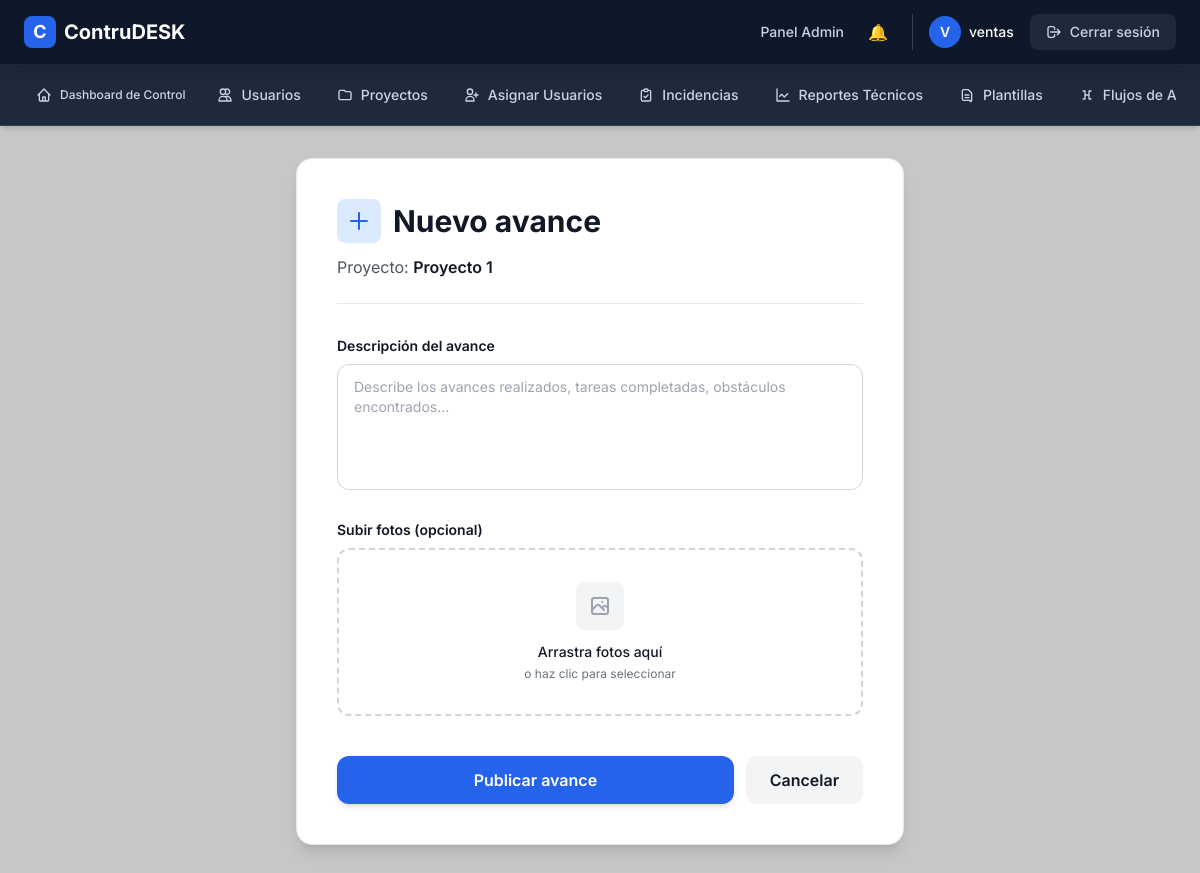
The app's page /miembro/proyecto/1/avances/nuevo (signed in) with its own data.
### app/models.py (models this page shows, shortened)
class AdminUser(UserMixin, db.Model):
    __tablename__ = "admin_users"
    id = db.Column(db.Integer, primary_key=True)
    nombre = db.Column(db.String(120), nullable=False)
    email = db.Column(db.String(120), unique=True, nullable=False)
    password_hash = db.Column(db.String(255), nullable=False)
    roles = db.relationship('Role', secondary='user_roles', backref=db.backref('users', lazy='dynamic'))
    def has_role(self, role_name):
        return any(role.name == role_name for role in self.roles)
    @property
    def is_authenticated(self):
        return True

class Project(db.Model):
    __tablename__ = 'projects'
    id = db.Column(db.Integer, primary_key=True)
    name = db.Column(db.String(128), nullable=False)
    description = db.Column(db.Text)
    start_date = db.Column(db.DateTime, default=datetime.utcnow)
    end_date = db.Column(db.DateTime)
    progress = db.Column(db.Integer, default=0)
    status = db.Column(db.String(50), default='activo')  # Ej: activo, suspendido, finalizado
    archived = db.Column(db.Boolean, default=False)  # Indicador de archivo
    admin_comment = db.Column(db.Text)
    total_budget = db.Column(db.Float, default=0.0)
    budget_file = db.Column(db.String(255))
    schedule_file = db.Column(db.String(255))
    creator_id = db.Column(db.Integer, db.ForeignKey('admin_users.id'), nullable=False)
    creator = db.relationship('AdminUser', backref='created_projects')

### app/routes/miembro.py (the view, shortened to what this page needs)
@miembro_bp.route('/proyecto/<int:project_id>/avances/nuevo', methods=['GET', 'POST'])
@login_required
def nuevo_avance(project_id):
    project = Project.query.get_or_404(project_id)
    form = ProgressForm()
    return render_template("miembro/nuevo_avance.html", form=form, project=project)

### app/forms.py
class ProgressForm(FlaskForm):
    description = TextAreaField("Descripción del avance", validators=[DataRequired()])
    photos = MultipleFileField("Subir fotos (opcional)")
    submit = SubmitField("Guardar avance")

### app/templates/miembro/nuevo_avance.html (shortened to what this page needs)
{% extends "layout.html" %}
{% block content %}
<div class="min-h-screen py-8">
    <div class="container mx-auto px-4 sm:px-6 lg:px-8 max-w-2xl">
        <div class="bg-white rounded-2xl shadow-lg border border-gray-200 p-6 sm:p-8 lg:p-10">
            <div class="mb-8 pb-6 border-b border-gray-200">
                <div class="flex items-center gap-3 mb-3">
                    <div class="p-2.5 bg-blue-100 rounded-lg">
                        <svg class="w-6 h-6 text-blue-600" fill="none" stroke="currentColor" viewBox="0 0 24 24">
                            <path stroke-linecap="round" stroke-linejoin="round" stroke-width="2" d="M12 4v16m8-8H4"/>
                        </svg>
                    </div>
                    <h2 class="text-2xl sm:text-3xl font-bold text-gray-900">Nuevo avance</h2>
                </div>
                <p class="text-gray-600 text-sm sm:text-base">Proyecto: <span class="font-semibold text-gray-900">{{ project.name }}</span></p>
            </div>
            <form method="POST" enctype="multipart/form-data" class="space-y-6">
                <div>
                    <label class="block text-sm font-semibold text-gray-900 mb-2">
                        {{ form.description.label.text }}
                    </label>
                    {{ form.description(class="w-full px-4 py-3 text-sm border border-gray-300 rounded-xl focus:outline-none focus:border-blue-500 focus:ring-2 focus:ring-blue-500 focus:ring-opacity-20 transition-all duration-200 resize-none", rows="5", placeholder="Describe los avances realizados, tareas completadas, obstáculos encontrados...") }}
                </div>
                <div>
                    <label class="block text-sm font-semibold text-gray-900 mb-2">
                        {{ form.photos.label.text }}
                    </label>
                    <div id="dropZone" class="relative border-2 border-dashed border-gray-300 rounded-xl p-6 sm:p-8 text-center hover:border-blue-400 hover:bg-blue-50/30 transition-all duration-200 cursor-pointer group">
                        <div class="flex flex-col items-center">
                            <div class="p-3 bg-gray-100 rounded-lg mb-3 group-hover:bg-blue-100 transition-colors">
                            </div>
                            <p class="text-sm font-medium text-gray-900">Arrastra fotos aquí</p>
                            <p class="text-xs text-gray-500 mt-1">o haz clic para seleccionar</p>
                        </div>
                    </div>
                </div>
                <div class="flex gap-3 pt-4">
                    <button type="submit" class="flex-1 py-3 px-4 bg-blue-600 hover:bg-blue-700 text-white font-semibold rounded-xl shadow-md hover:shadow-lg transition-all duration-200 focus:outline-none focus:ring-2 focus:ring-blue-500 focus:ring-offset-2 text-sm sm:text-base">
                        Publicar avance
                    </button>
                    <a href="javascript:history.back()" class="py-3 px-6 bg-gray-100 hover:bg-gray-200 text-gray-900 font-semibold rounded-xl transition-all duration-200 text-sm sm:text-base">
                        Cancelar
                    </a>
                </div>
            </form>
        </div>
    </div>
</div>
{% endblock %}

### app/templates/layout.html (shortened to what this page needs)
<!DOCTYPE html>
<html lang="es">
<head>
  <script src="https://cdn.tailwindcss.com"></script>
</head>
<body class="min-h-screen flex flex-col">
  <header class="w-full bg-slate-900 border-b border-slate-800 sticky top-0 z-50 shadow-lg">
    <div class="max-w-full mx-auto px-3 sm:px-4 lg:px-6">
      <div class="flex items-center justify-between h-16">
        <a href="{{ url_for('main.index') }}" class="flex items-center gap-2 group">
          <div class="w-8 h-8 bg-blue-600 rounded-lg flex items-center justify-center group-hover:bg-blue-700 transition-colors">
            <span class="text-white font-bold text-lg">C</span>
          </div>
          <span class="text-xl font-bold text-white hidden sm:inline">
            ContruDESK
          </span>
        </a>
        <nav class="hidden lg:flex items-center gap-6">
          {% if current_user.is_authenticated %}
            {% if current_user.has_role('admin') %}
              <a href="{{ url_for('admin.admin_dashboard') }}" class="text-sm text-slate-300 hover:text-white transition-colors font-medium">
                Panel Admin
              </a>
              <a href="{{ url_for('admin.notificaciones') }}" class="relative">
                🔔
                {% set unread = current_user.system_notifications | selectattr("read", "equalto", False) | list | length %}
              </a>
            {% elif current_user.has_role('editor') %}
              <a href="{{ url_for('editor.editor_dashboard') }}" class="text-sm text-slate-300 hover:text-white transition-colors font-medium">
                Dashboard Editor
              </a>
            {% elif current_user.has_role('miembro') %}
              <a href="{{ url_for('miembro.miembro_dashboard') }}" class="text-sm text-slate-300 hover:text-white transition-colors font-medium">
                Dashboard Miembro
              </a>
            {% elif current_user.has_role('lector') %}
            {% else %}
              <a href="{{ url_for('main.index') }}" class="text-sm text-slate-300 hover:text-white transition-colors font-medium">
                Inicio
              </a>
            {% endif %}
            <div class="flex items-center gap-4 pl-4 border-l border-slate-700">
              <div class="flex items-center gap-2">
                <div class="w-8 h-8 bg-blue-600 rounded-full flex items-center justify-center">
                  <span class="text-white text-sm font-semibold">{{ current_user.nombre[0]|upper }}</span>
                </div>
                <span class="text-sm text-white font-medium">{{ current_user.nombre }}</span>
              </div>
              <a href="{{ url_for('auth.logout') }}" class="inline-flex items-center gap-2 px-4 py-2 bg-slate-800 hover:bg-slate-700 text-slate-300 hover:text-white rounded-lg text-sm font-medium transition-colors">
                <svg class="w-4 h-4" fill="none" stroke="currentColor" viewBox="0 0 24 24">
                  <path stroke-linecap="round" stroke-linejoin="round" stroke-width="2" d="M17 16l4-4m0 0l-4-4m4 4H7m6 4v1a3 3 0 01-3 3H6a3 3 0 01-3-3V7a3 3 0 013-3h4a3 3 0 013 3v1"/>
                </svg>
                Cerrar sesión
              </a>
            </div>
          {% else %}
            <a href="{{ url_for('auth.login') }}" class="inline-flex items-center gap-2 px-4 py-2 bg-blue-600 hover:bg-blue-700 text-white rounded-lg text-sm font-semibold transition-colors">
              Iniciar Sesión
            </a>
          {% endif %}
        </nav>
      </div>
    </div>
  </header>
  {% if current_user.is_authenticated %}
    <nav class="bg-slate-800 border-b border-slate-700 shadow-md">
      <div class="max-w-full mx-auto px-3 sm:px-4 lg:px-6">
        <div class="hidden md:flex items-center gap-1 py-3 overflow-x-auto">
          {% if current_user.has_role('admin') %}
            <a href="{{ url_for('admin.dashboard_control') }}" class="inline-flex items-center gap-2 px-3 py-2 text-xs font-medium text-slate-300 hover:text-white hover:bg-slate-700 rounded-lg transition-colors whitespace-nowrap">
                <svg class="w-4 h-4" fill="none" stroke="currentColor" viewBox="0 0 24 24">
                  <path stroke-linecap="round" stroke-linejoin="round" stroke-width="2" d="M3 12l2-2m0 0l7-7 7 7M5 10v10a1 1 0 001 1h3m10-11l2 2m-2-2v10a1 1 0 01-1 1h-3m-6 0a1 1 0 001-1v-4a1 1 0 011-1h2a1 1 0 011 1v4a1 1 0 001 1m-6 0h6"/>
                </svg>
                Dashboard de Control
            </a>
            <a href="{{ url_for('admin.usuarios') }}" class="inline-flex items-center gap-2 px-4 py-2 text-sm font-medium text-slate-300 hover:text-white hover:bg-slate-700 rounded-lg transition-colors whitespace-nowrap">
              <svg class="w-4 h-4" fill="none" stroke="currentColor" viewBox="0 0 24 24">
                <path stroke-linecap="round" stroke-linejoin="round" stroke-width="2" d="M12 4.354a4 4 0 110 5.292M15 21H3v-1a6 6 0 0112 0v1zm0 0h6v-1a6 6 0 00-9-5.197M13 7a4 4 0 11-8 0 4 4 0 018 0z"/>
              </svg>
              Usuarios
            </a>
            <a href="{{ url_for('admin.list_projects') }}" class="inline-flex items-center gap-2 px-4 py-2 text-sm font-medium text-slate-300 hover:text-white hover:bg-slate-700 rounded-lg transition-colors whitespace-nowrap">
              <svg class="w-4 h-4" fill="none" stroke="currentColor" viewBox="0 0 24 24">
                <path stroke-linecap="round" stroke-linejoin="round" stroke-width="2" d="M3 7v10a2 2 0 002 2h14a2 2 0 002-2V9a2 2 0 00-2-2h-6l-2-2H5a2 2 0 00-2 2z"/>
              </svg>
              Proyectos
            </a>
            <a href="{{ url_for('admin.assign_user_to_project') }}" class="inline-flex items-center gap-2 px-4 py-2 text-sm font-medium text-slate-300 hover:text-white hover:bg-slate-700 rounded-lg transition-colors whitespace-nowrap">
              <svg class="w-4 h-4" fill="none" stroke="currentColor" viewBox="0 0 24 24">
                <path stroke-linecap="round" stroke-linejoin="round" stroke-width="2" d="M18 9v3m0 0v3m0-3h3m-3 0h-3m-2-5a4 4 0 11-8 0 4 4 0 018 0zM3 20a6 6 0 0112 0v1H3v-1z"/>
              </svg>
              Asignar Usuarios
            </a>
            <a href="{{ url_for('admin.listar_incidencias') }}" class="inline-flex items-center gap-2 px-4 py-2 text-sm font-medium text-slate-300 hover:text-white hover:bg-slate-700 rounded-lg transition-colors whitespace-nowrap">
              <svg class="w-4 h-4" fill="none" stroke="currentColor" viewBox="0 0 24 24">
                <path stroke-linecap="round" stroke-linejoin="round" stroke-width="2" d="M9 5H7a2 2 0 00-2 2v12a2 2 0 002 2h10a2 2 0 002-2V7a2 2 0 00-2-2h-2M9 5a2 2 0 002 2h2a2 2 0 002-2M9 5a2 2 0 012-2h2a2 2 0 012 2m-6 9l2 2 4-4"/>
              </svg>
              Incidencias
            </a>
            <a href="{{ url_for('admin.ver_reportes') }}"
              class="inline-flex items-center gap-2 px-4 py-2 text-sm font-medium text-slate-300
                      hover:text-white hover:bg-slate-700 rounded-lg transition-colors whitespace-nowrap">
              <svg xmlns="http://www.w3.org/2000/svg"
                  fill="none" viewBox="0 0 24 24" stroke-width="2" stroke="currentColor"
                  class="w-4 h-4">
                <path stroke-linecap="round" stroke-linejoin="round"
                      d="M3 3v18h18M7 14l3-3 4 4 5-5"/>
              </svg>
              Reportes Técnicos
            </a>
            <a href="{{ url_for('admin.plantillas') }}"
              class="inline-flex items-center gap-2 px-4 py-2 text-sm font-medium text-slate-300
                      hover:text-white hover:bg-slate-700 rounded-lg transition-colors whitespace-nowrap">
              <svg xmlns="http://www.w3.org/2000/svg"
                  fill="none" viewBox="0 0 24 24" stroke-width="2" stroke="currentColor"
                  class="w-4 h-4">
                <path stroke-linecap="round" stroke-linejoin="round"
                      d="M9 12h6m-6 4h6m2 4H7a2 2 0 01-2-2V6a2 2 0 012-2h7l5 5v11a2 2 0 01-2 2z" />
              </svg>
              Plantillas
            </a>
            <a href="{{ url_for('admin.flujos_aprobacion') }}"
              class="inline-flex items-center gap-2 px-4 py-2 text-sm font-medium text-slate-300
                      hover:text-white hover:bg-slate-700 rounded-lg transition-colors whitespace-nowrap">
              <svg xmlns="http://www.w3.org/2000/svg"
                  fill="none" viewBox="0 0 24 24" stroke-width="2" stroke="currentColor"
                  class="w-4 h-4">
                <path stroke-linecap="round" stroke-linejoin="round"
                      d="M6 6h3m6 0h3m-9 0v12m6-12v12M6 18h3m6 0h3M9 12h6" />
              </svg>
              Flujos de Aprobación
            </a>
          {% endif %}
        </div>
      </div>
    </nav>
  {% endif %}
  <main class="flex-grow">
    {% block content %}{% endblock %}
  </main>
</body>
</html>

### app/templates/layout.html (style rules this page uses)
body { font-family: 'Inter', sans-serif !important; background-color: #c7c7c7 !important; }

### records on screen
AdminUser: nombre "V", nombre "ventas"
Project: name "Proyecto 1"
